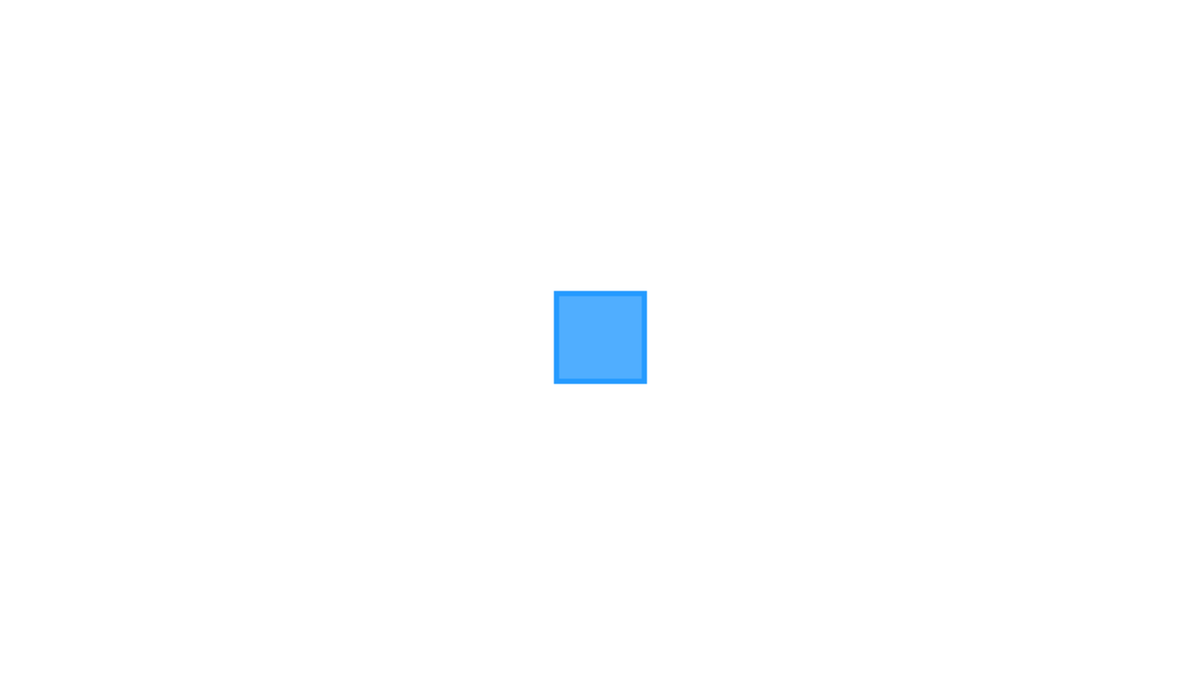
Frame 1 (no input)
Frame 60 (the mouse pressed at the canvas centre just before this capture): identical to frame 1, image omitted
Frame 120 (the mouse held since frame 60 and released just before this capture): identical to frame 1, image omitted

The Processing sketch that drew this single still picture (run headless with seeded random() and noise(); from frame 60 on, the mouse is pressed at the canvas centre):

// Processing sketch: sketch_230829b
// ── sketch_230829b.pde
float x, y;
float w, h;

float prevX, prevY;
float pressedX, releasedX,pressedY, releasedY;

void setup () {
  size (1366, 768);

  w = 100;
  h = 100;

  surface.setLocation (50, 50);

  x = width/2;
  y = height/2;
}

void draw () {
  background (255);

  strokeWeight (6);
  stroke (#249AFF);
  fill (#249AFF, 255*0.8);
  rectMode (CENTER);
  rect (x, y, w, h);
}

void mousePressed () {
  pressedX = mouseX;
  pressedY = mouseY;
  prevX = x;
  prevY = y;
  
}

void mouseDragged () {
  x = prevX + mouseX - pressedX;
  y = prevY + mouseY - pressedY;
}

void mouseReleased () {
  x=prevX;
  y =prevY;
}
